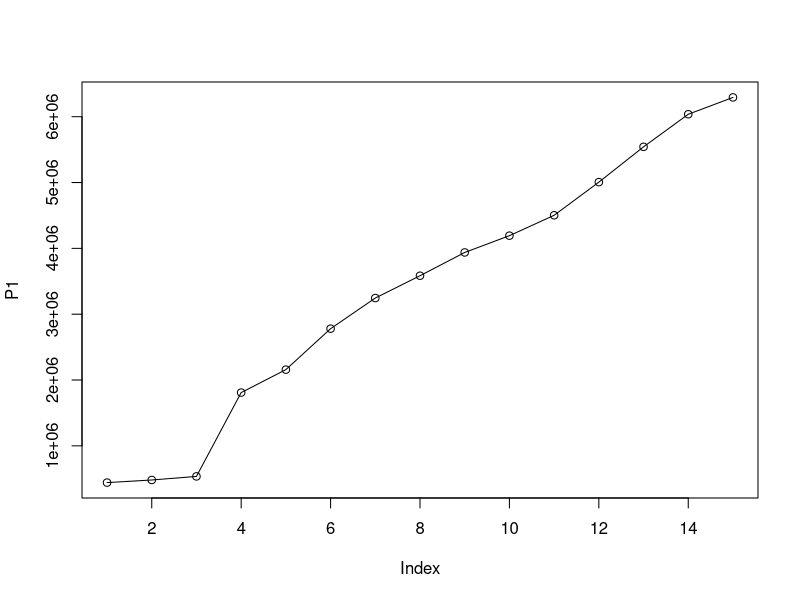
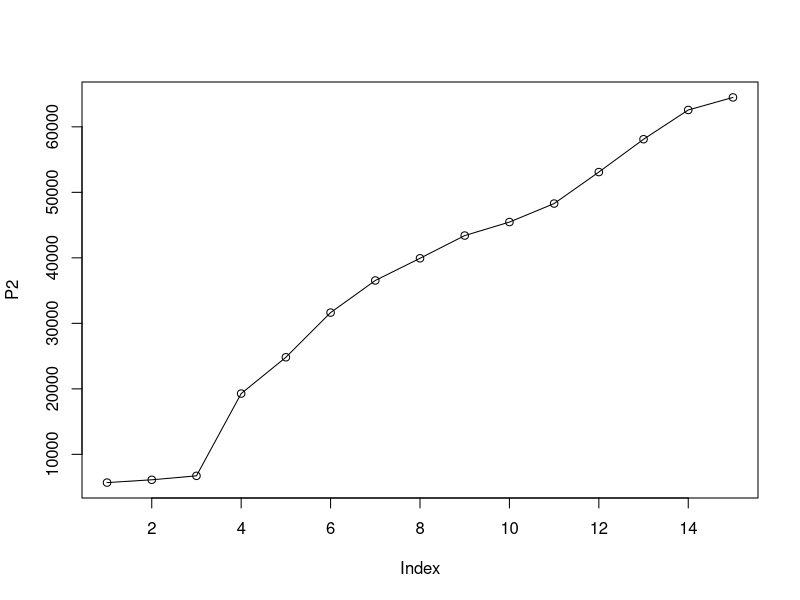
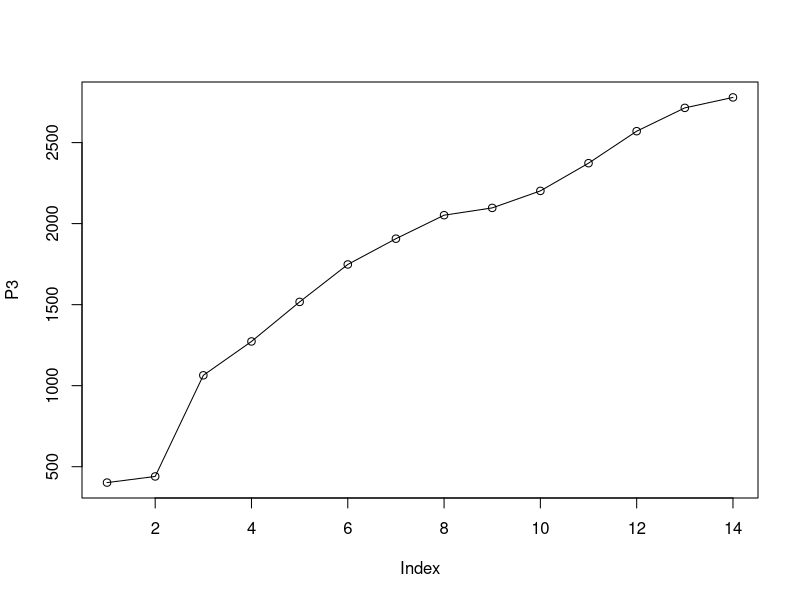
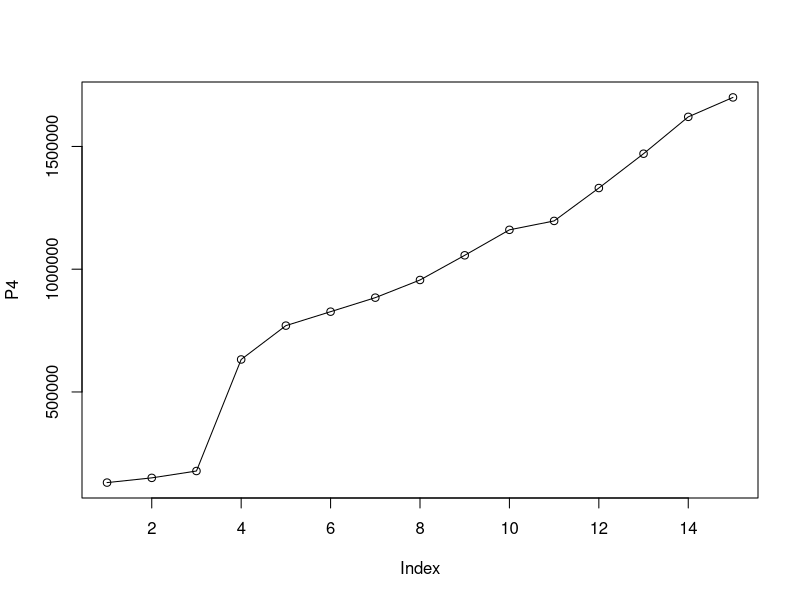
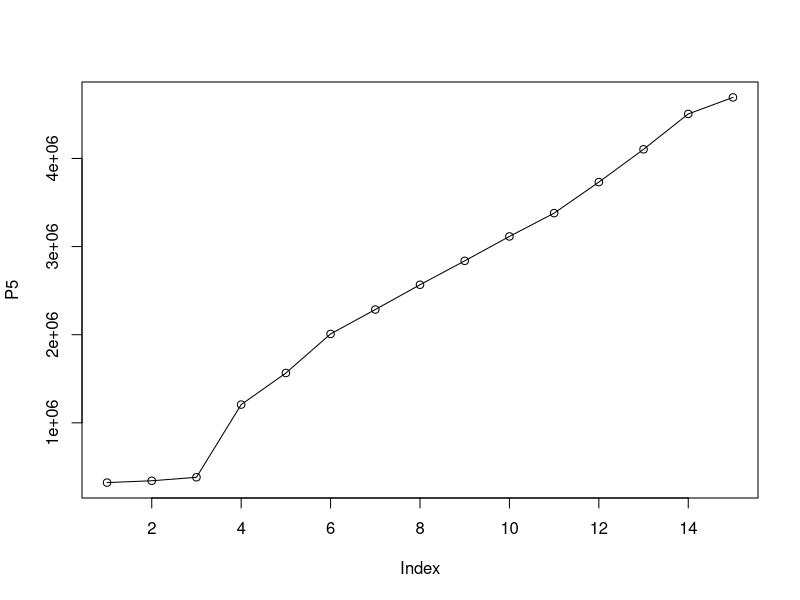
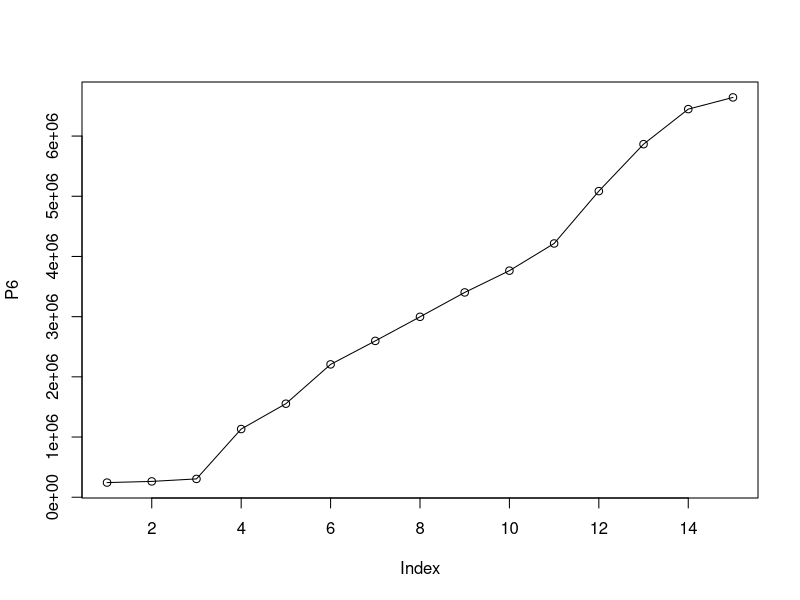
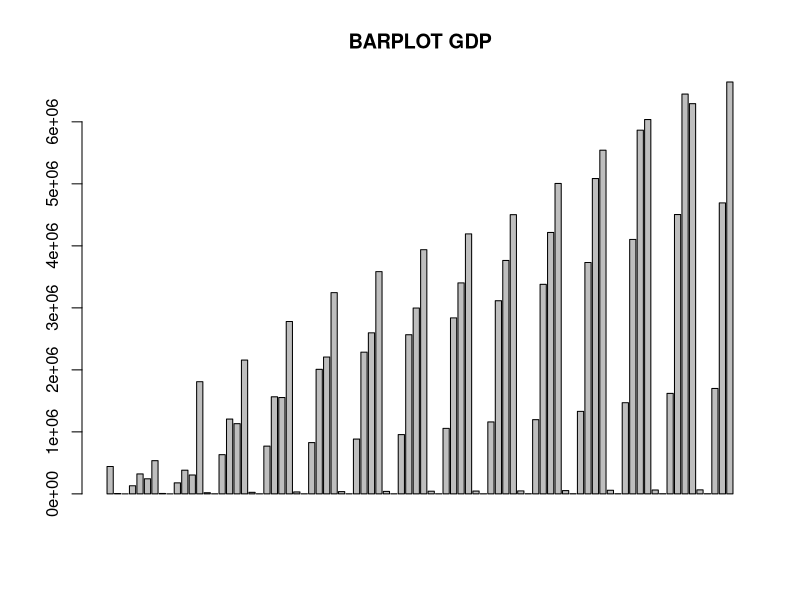
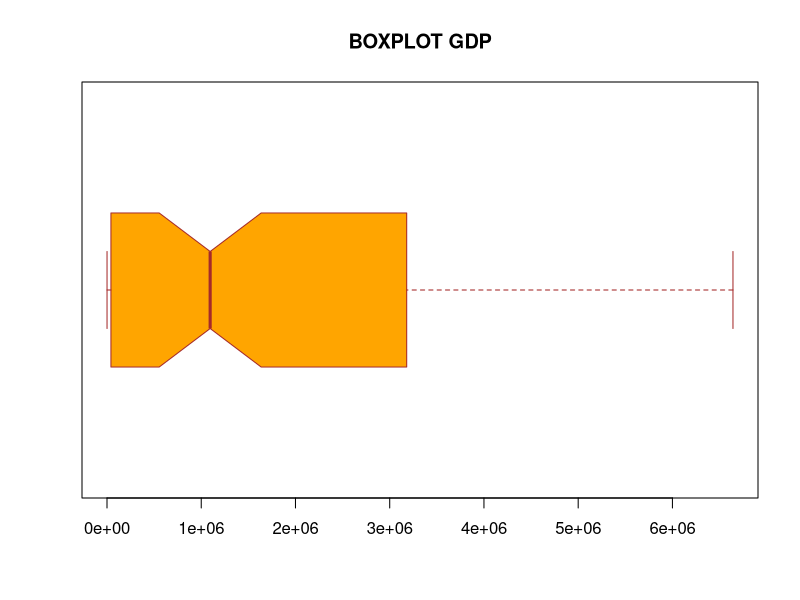

R code for these plots, in order:
# Doc du lieu
GDP <- read.table("GDP_VN.txt",header = TRUE, sep = "\t")

dim(GDP)

names(GDP)

str(GDP)

GDP


P1 <- c(GDP$X2000[1], GDP$X2001[1], GDP$X2002[1], GDP$X2003[1],
        GDP$X2004[1], GDP$X2005[1], GDP$X2006[1], GDP$X2007[1],
        GDP$X2008[1], GDP$X2009[1], GDP$X2010[1], GDP$X2011[1],
        GDP$X2012[1], GDP$X2013[1], GDP$X2014[1])
png(file = "TONG SAN PHAM TRONG NUOC THEO GIA THUC TE - TY DONG.jpg")
plot(P1,type = "o")
dev.off()

P2 <- c(GDP$X2000[2], GDP$X2001[2], GDP$X2002[2], GDP$X2003[2],
        GDP$X2004[2], GDP$X2005[2], GDP$X2006[2], GDP$X2007[2],
        GDP$X2008[2], GDP$X2009[2], GDP$X2010[2], GDP$X2011[2],
        GDP$X2012[2], GDP$X2013[2], GDP$X2014[2])
png(file = "TONG SAN PHAM TRONG NUOC BINH QUAN DAU NGUOI THEO GIA THUC TE - NOI TE - NGHIN DONG.jpg")
plot(P2,type = "o")
dev.off()

P3 <- c(GDP$X2000[3], GDP$X2002[3], GDP$X2003[3],
        GDP$X2004[3], GDP$X2005[3], GDP$X2006[3], GDP$X2007[3],
        GDP$X2008[3], GDP$X2009[3], GDP$X2010[3], GDP$X2011[3],
        GDP$X2012[3], GDP$X2013[3], GDP$X2014[3])
png(file = "TONG SAN PHAM TRONG NUOC BINH QUAN DAU NGUOI THEO GIA THUC TE - NGOAI TE (THEO TY GIA HOI DOAI BINH QUAN) - USD.jpg")
plot(P3,type = "o")
dev.off()

P4 <- c(GDP$X2000[4], GDP$X2001[4], GDP$X2002[4], GDP$X2003[4],
        GDP$X2004[4], GDP$X2005[4], GDP$X2006[4], GDP$X2007[4],
        GDP$X2008[4], GDP$X2009[4], GDP$X2010[4], GDP$X2011[4],
        GDP$X2012[4], GDP$X2013[4], GDP$X2014[4])
png(file = "TICH LUY TAI SAN THEO GIA THUC TE - TY DONG.jpg")
plot(P4,type = "o")
dev.off()

P5 <- c(GDP$X2000[5], GDP$X2001[5], GDP$X2002[5], GDP$X2003[5],
        GDP$X2004[5], GDP$X2005[5], GDP$X2006[5], GDP$X2007[5],
        GDP$X2008[5], GDP$X2009[5], GDP$X2010[5], GDP$X2011[5],
        GDP$X2012[5], GDP$X2013[5], GDP$X2014[5])
png(file = "TIEU DUNG CUOI CUNG THEO GIA THUC TE - TY DONG.jpg")
plot(P5,type = "o")
dev.off()

P6 <- c(GDP$X2000[6], GDP$X2001[6], GDP$X2002[6], GDP$X2003[6],
        GDP$X2004[6], GDP$X2005[6], GDP$X2006[6], GDP$X2007[6],
        GDP$X2008[6], GDP$X2009[6], GDP$X2010[6], GDP$X2011[6],
        GDP$X2012[6], GDP$X2013[6], GDP$X2014[6])
png(file = "XUAT KHAU HANG HOA VA DICH VU THEO GIA THUC TE - TY DONG.jpg")
plot(P6,type = "o")
dev.off()

GDP$X2001 <- as.numeric(GDP$X2001)

P <- c(GDP$X2000, GDP$X2002, GDP$X2003,
       GDP$X2004, GDP$X2005, GDP$X2006, GDP$X2007,
       GDP$X2008, GDP$X2009, GDP$X2010, GDP$X2011,
       GDP$X2012, GDP$X2013, GDP$X2014)

png(file = "P7.jpg")
barplot(P, main = "BARPLOT GDP",
        horiz = FALSE)
dev.off()


png(file = "P8.jpg")
boxplot(P, main = "BOXPLOT GDP",
        col = "orange", border = "brown",
        horizontal = TRUE, notch = TRUE)
dev.off()


png(file = "P9.jpg")
plot(P, main = "PLOT GDP",
     col = "blue", 
     pch = 19)
dev.off()


png(file = "P10.jpg")
boxplot(P, main ='BOXPLOT')
dev.off()

png(file = "P11.jpg")
hist(P, main = "HIST PLOT",
     col ="yellow",
     freq = TRUE)
dev.off()


